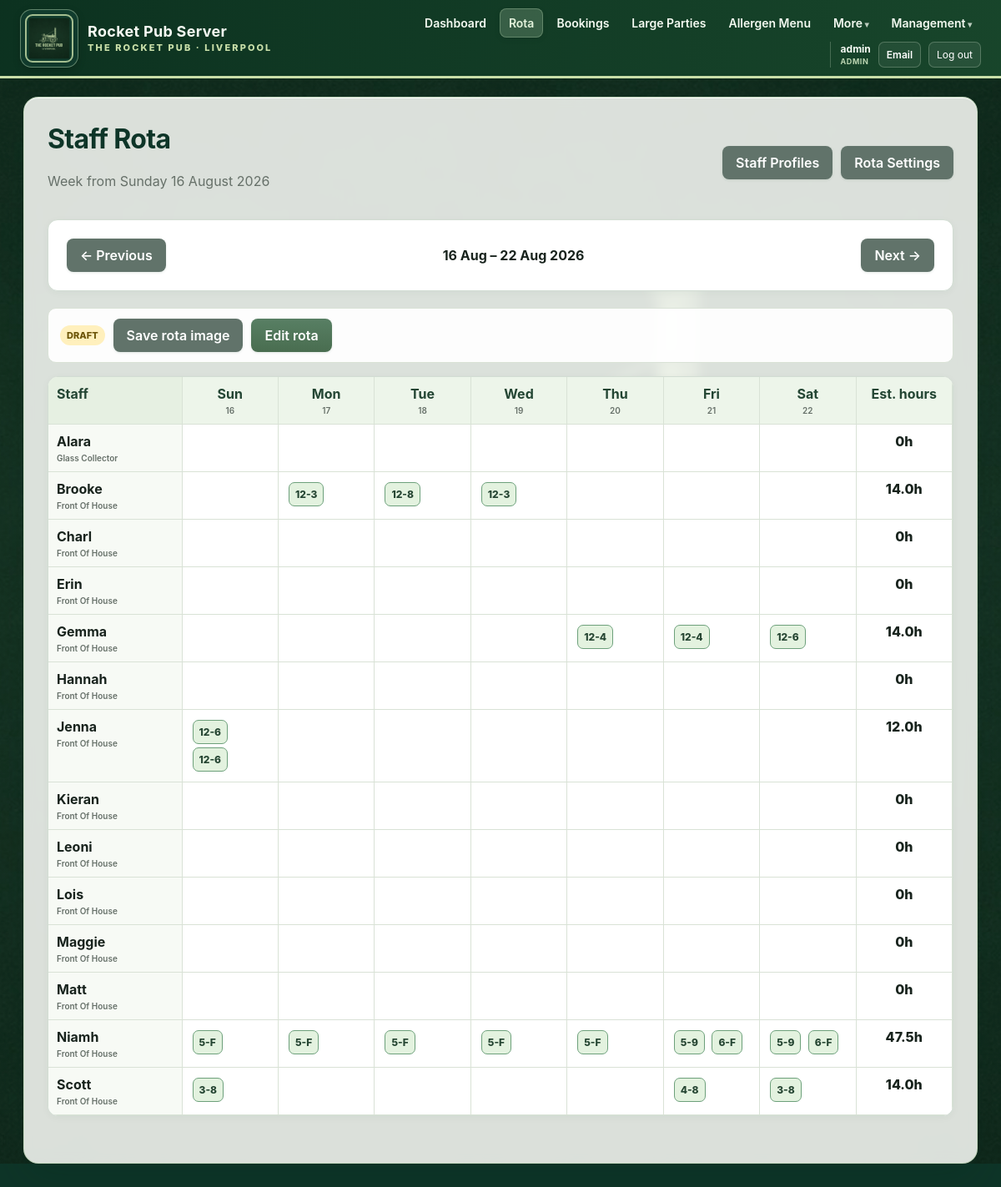
/rota (signed in), run on the app's committed database.
### app/models.py (models this page shows, shortened)
class AppUser(db.Model):
    id = db.Column(db.Integer, primary_key=True)
    username = db.Column(
        db.String(80),
        nullable=False,
        unique=True,
        index=True,
    )
    password_hash = db.Column(db.String(255), nullable=False)
    role = db.Column(
        db.String(20),
        nullable=False,
        default="staff",
        index=True,
    )
    must_change_password = db.Column(
        db.Boolean,
        nullable=False,
        default=True,
    )
    email = db.Column(db.String(255), unique=True, index=True)
    pending_email = db.Column(db.String(255))
    email_verified = db.Column(db.Boolean, nullable=False, default=False)
    email_verification_code_hash = db.Column(db.String(255))
    email_verification_expires_at = db.Column(db.DateTime)
    password_reset_code_hash = db.Column(db.String(255))
    password_reset_expires_at = db.Column(db.DateTime)
    active = db.Column(db.Boolean, nullable=False, default=True)
    created_at = db.Column(db.DateTime, default=datetime.utcnow)
    last_login_at = db.Column(db.DateTime)
    @property
    def is_manager(self):
        return self.role in {"manager", "admin"}

class RotaWeek(db.Model):
    id = db.Column(db.Integer, primary_key=True)
    week_start = db.Column(db.Date, nullable=False, unique=True, index=True)
    status = db.Column(db.String(20), nullable=False, default="draft", index=True)
    notes = db.Column(db.String(500))
    created_by_user_id = db.Column(db.Integer, db.ForeignKey("app_user.id"))
    published_by_user_id = db.Column(db.Integer, db.ForeignKey("app_user.id"))
    created_at = db.Column(db.DateTime, default=datetime.utcnow)
    updated_at = db.Column(
        db.DateTime,
        default=datetime.utcnow,
        onupdate=datetime.utcnow,
    )
    published_at = db.Column(db.DateTime)
    created_by = db.relationship("AppUser", foreign_keys=[created_by_user_id])
    published_by = db.relationship("AppUser", foreign_keys=[published_by_user_id])
    shifts = db.relationship(
        "RotaShift",
        back_populates="rota_week",
        cascade="all, delete-orphan",
    )

class StaffProfile(db.Model):
    id = db.Column(db.Integer, primary_key=True)
    user_id = db.Column(
        db.Integer,
        db.ForeignKey("app_user.id"),
        unique=True,
        index=True,
    )
    display_name = db.Column(db.String(100), nullable=False, unique=True, index=True)
    work_role = db.Column(
        db.String(30),
        nullable=False,
        default="front_of_house",
        index=True,
    )
    employment_type = db.Column(
        db.String(20),
        nullable=False,
        default="regular",
    )
    target_hours = db.Column(db.Float, nullable=False, default=0)
    max_hours = db.Column(db.Float, nullable=False, default=40)
    rota_notes = db.Column(db.String(300))
    active = db.Column(db.Boolean, nullable=False, default=True)
    created_at = db.Column(db.DateTime, default=datetime.utcnow)
    user = db.relationship("AppUser")
    availability_rules = db.relationship(
        "StaffAvailabilityRule",
        back_populates="staff",
        cascade="all, delete-orphan",
    )
    diary_entries = db.relationship(
        "StaffDiaryEntry",
        back_populates="staff",
        cascade="all, delete-orphan",
    )
    shifts = db.relationship(
        "RotaShift",
        back_populates="staff",
        cascade="all, delete-orphan",
    )

class RotaShift(db.Model):
    id = db.Column(db.Integer, primary_key=True)
    rota_week_id = db.Column(
        db.Integer,
        db.ForeignKey("rota_week.id"),
        nullable=False,
        index=True,
    )
    staff_id = db.Column(
        db.Integer,
        db.ForeignKey("staff_profile.id"),
        nullable=False,
        index=True,
    )
    shift_date = db.Column(db.Date, nullable=False, index=True)
    start_time = db.Column(db.Time, nullable=False)
    end_time = db.Column(db.Time)
    end_is_finish = db.Column(db.Boolean, nullable=False, default=False)
    shift_role = db.Column(
        db.String(30),
        nullable=False,
        default="front_of_house",
    )
    note = db.Column(db.String(250))
    auto_suggested = db.Column(db.Boolean, nullable=False, default=False)
    created_at = db.Column(db.DateTime, default=datetime.utcnow)
    rota_week = db.relationship("RotaWeek", back_populates="shifts")
    staff = db.relationship("StaffProfile", back_populates="shifts")

### app/routes.py (the view, shortened to what this page needs)
@main.route("/rota")
def rota_home():
    selected_text = request.args.get("week")
    if selected_text:
        try:
            selected = datetime.strptime(selected_text, "%Y-%m-%d").date()
        except ValueError:
            selected = date.today()
    else:
        selected = date.today()
    week_start = sunday_for_date(selected)
    week = db.session.scalar(
        db.select(RotaWeek).where(
            RotaWeek.week_start == week_start
        )
    )
    if week and week.status == "draft" and not current_user().is_manager:
        week = None
    previous_start = week_start - timedelta(days=7)
    next_start = week_start + timedelta(days=7)
    my_profile = current_staff_profile()
    my_shifts = []
    profiles = days = shift_map = hours = None
    if week:
        profiles, days, shift_map, hours = rota_context(week)
    swaps = []
    return render_template(
        "rota.html",
        week=week,
        week_start=week_start,
        previous_start=previous_start,
        next_start=next_start,
        profiles=profiles or [],
        days=days or [week_start + timedelta(days=i) for i in range(7)],
        shift_map=shift_map or {},
        hours=hours or {},
        my_profile=my_profile,
        my_shifts=my_shifts,
        swaps=swaps,
        shift_label=shift_label,
    )

### app/routes.py (called while the page is built)
def current_user():
    return getattr(g, "current_user", None)

@main.app_context_processor
def inject_current_user():
    return {
        "current_user": current_user(),
    }

def sunday_for_date(value):
    days_since_sunday = (value.weekday() + 1) % 7
    return value - timedelta(days=days_since_sunday)

def current_staff_profile():
    user = current_user()
    if not user:
        return None
    return db.session.scalar(
        db.select(StaffProfile).where(
            StaffProfile.user_id == user.id
        )
    )

def time_label(value):
    if value is None:
        return ""
    hour = value.hour
    minute = value.minute
    suffix = ""
    display_hour = hour
    if hour == 0:
        display_hour = 12
    elif hour > 12:
        display_hour = hour - 12
    return (
        str(display_hour)
        if minute == 0
        else f"{display_hour}:{minute:02d}"
    )

def shift_label(shift):
    end = "F" if shift.end_is_finish else time_label(shift.end_time)
    return f"{time_label(shift.start_time)}-{end}"

def estimated_finish_for_date(shift_date):
    row = db.session.scalar(
        db.select(RotaFinishSetting).where(
            RotaFinishSetting.weekday == shift_date.weekday()
        )
    )
    return row.estimated_finish if row else None

def projected_shift_hours(shift):
    end = (
        estimated_finish_for_date(shift.shift_date)
        if shift.end_is_finish
        else shift.end_time
    )
    if not end:
        return 0
    start_minutes = shift.start_time.hour * 60 + shift.start_time.minute
    end_minutes = end.hour * 60 + end.minute
    if end_minutes <= start_minutes:
        end_minutes += 24 * 60
    return round((end_minutes - start_minutes) / 60, 2)

def projected_hours_for_profile(profile, week):
    return round(
        sum(
            projected_shift_hours(shift)
            for shift in week.shifts
            if shift.staff_id == profile.id
        ),
        2,
    )

### app/templates/rota.html (shortened to what this page needs)
{% extends "base.html" %}
{% block content %}
<div class="page-heading">
    <div>
        <h1>Staff Rota</h1>
        <p>Week from Sunday {{ week_start.strftime("%d %B %Y") }}</p>
    </div>
    {% if current_user.is_manager %}
    <div class="heading-actions">
        <a class="button secondary" href="{{ url_for('main.rota_profiles') }}">Staff Profiles</a>
        <a class="button secondary" href="{{ url_for('main.rota_settings') }}">Rota Settings</a>
    </div>
    {% endif %}
</div>
<div class="week-switcher card">
    <a class="button secondary"
       href="{{ url_for('main.rota_home', week=previous_start.isoformat()) }}">← Previous</a>
    <strong>{{ week_start.strftime("%d %b") }} – {{ days[-1].strftime("%d %b %Y") }}</strong>
    <a class="button secondary"
       href="{{ url_for('main.rota_home', week=next_start.isoformat()) }}">Next →</a>
</div>
{% if not week %}
    <div class="card empty-rota">
        <h2>No issued rota for this week</h2>
        {% if current_user.is_manager %}
            <p>Create it as a draft, build the shifts, then issue it when ready.</p>
            <form method="post" action="{{ url_for('main.rota_create') }}">
                <input type="hidden" name="week_start" value="{{ week_start.isoformat() }}">
                <button class="button" type="submit">Create draft rota</button>
            </form>
        {% else %}
            <p>The rota has not been issued yet.</p>
        {% endif %}
    </div>
{% else %}
    <div class="rota-status-strip">
        <span class="rota-status rota-status-{{ week.status }}">{{ week.status|title }}</span>
        <a class="button secondary"
           href="{{ url_for('main.rota_image', rota_id=week.id) }}">
            Save rota image
        </a>
        {% if current_user.is_manager %}
            <a class="button" href="{{ url_for('main.rota_edit', rota_id=week.id) }}">
                Edit rota
            </a>
        {% endif %}
    </div>
    <div class="card rota-table-card">
        <div class="rota-scroll">
            <table class="rota-table">
                <thead>
                    <tr>
                        <th>Staff</th>
                        {% for day in days %}
                            <th>
                                {{ day.strftime("%a") }}
                                <small>{{ day.strftime("%d") }}</small>
                            </th>
                        {% endfor %}
                        <th>Est. hours</th>
                    </tr>
                </thead>
                <tbody>
                    {% for profile in profiles %}
                    <tr>
                        <th>
                            {{ profile.display_name }}
                            <small>{{ profile.work_role.replace("_", " ")|title }}</small>
                        </th>
                        {% for day in days %}
                        <td>
                            {% for shift in shift_map.get((profile.id, day), []) %}
                                <span class="rota-shift-chip
                                    {% if shift.auto_suggested %}suggested{% endif %}">
                                    {{ shift_label(shift) }}
                                </span>
                            {% endfor %}
                        </td>
                        {% endfor %}
                        <td class="rota-hours">{{ hours.get(profile.id, 0) }}h</td>
                    </tr>
                    {% endfor %}
                </tbody>
            </table>
        </div>
    </div>
{% endif %}
{% endblock %}

### app/templates/base.html (shortened to what this page needs)
<!doctype html>
<html lang="en">
<head>
    <link rel="stylesheet"
          href="{{ url_for('static', filename='css/style.css') }}">
</head>
<body>
<header class="topbar">
    <a class="brand"
       href="{{ url_for('main.dashboard') }}"
       aria-label="Rocket Pub Server dashboard">
        <span class="brand-logo-frame">
            <img src="{{ url_for('static', filename='images/rocket-pub-header-logo.png') }}"
                 alt="The Rocket Pub Liverpool logo">
        </span>
        <span class="brand-copy">
            <strong>Rocket Pub Server</strong>
            <small>The Rocket Pub · Liverpool</small>
        </span>
    </a>
    {% if current_user %}
    <nav class="main-nav">
        <a class="{% if request.endpoint == 'main.dashboard' %}active{% endif %}"
           href="{{ url_for('main.dashboard') }}">Dashboard</a>
        <a class="{% if request.endpoint and request.endpoint.startswith('main.rota') %}active{% endif %}"
           href="{{ url_for('main.rota_home') }}">Rota</a>
        <a class="{% if request.endpoint in ['main.bookings', 'main.new_booking', 'main.edit_booking'] %}active{% endif %}"
           href="{{ url_for('main.bookings') }}">Bookings</a>
        <a class="{% if request.endpoint in ['main.large_parties', 'main.new_large_party', 'main.edit_large_party'] %}active{% endif %}"
           href="{{ url_for('main.large_parties') }}">Large Parties</a>
        <a class="{% if request.endpoint in ['main.allergen_menu', 'main.allergen_new', 'main.allergen_edit'] %}active{% endif %}"
           href="{{ url_for('main.allergen_menu') }}">Allergen Menu</a>
        <details class="nav-menu">
            <summary>More</summary>
        </details>
        {% if current_user.is_manager %}
            <details class="nav-menu management-menu">
                <summary>Management</summary>
            </details>
        {% endif %}
        <div class="account-menu">
            <span>
                {{ current_user.username }}
                <small>{{ current_user.role|title }}</small>
            </span>
            <a class="topbar-account-link"
               href="{{ url_for('main.email_setup') }}">
                Email
            </a>
            <form method="post" action="{{ url_for('main.logout') }}">
                <button type="submit" class="topbar-logout">Log out</button>
            </form>
        </div>
    </nav>
    {% endif %}
</header>
<main class="container">
    {% block content %}{% endblock %}
</main>
</body>
</html>

### data on the page
AppUser: username "admin", role "ADMIN"
RotaWeek: status "DRAFT"
StaffProfile: display_name "Alara", work_role.replace "Glass Collector", get "0"
StaffProfile: display_name "Brooke", work_role.replace "Front Of House", get "14.0"
RotaShift: end_is_finish+end_time+start_time "12-3"
RotaShift: end_is_finish+end_time+start_time "12-8"
RotaShift: end_is_finish+end_time+start_time "12-3"
StaffProfile: display_name "Charl", work_role.replace "Front Of House", get "0"
StaffProfile: display_name "Erin", work_role.replace "Front Of House", get "0"
StaffProfile: display_name "Gemma", work_role.replace "Front Of House", get "14.0"
RotaShift: end_is_finish+end_time+start_time "12-4"
RotaShift: end_is_finish+end_time+start_time "12-4"
RotaShift: end_is_finish+end_time+start_time "12-6"
StaffProfile: display_name "Hannah", work_role.replace "Front Of House", get "0"
StaffProfile: display_name "Jenna", work_role.replace "Front Of House", get "12.0"
RotaShift: end_is_finish+end_time+start_time "12-6"
RotaShift: end_is_finish+end_time+start_time "12-6"
StaffProfile: display_name "Kieran", work_role.replace "Front Of House", get "0"
StaffProfile: display_name "Leoni", work_role.replace "Front Of House", get "0"
StaffProfile: display_name "Lois", work_role.replace "Front Of House", get "0"
StaffProfile: display_name "Maggie", work_role.replace "Front Of House", get "0"
StaffProfile: display_name "Matt", work_role.replace "Front Of House", get "0"
StaffProfile: display_name "Niamh", work_role.replace "Front Of House", get "47.5"
RotaShift: end_is_finish+start_time "5-F"
RotaShift: end_is_finish+start_time "5-F"
RotaShift: end_is_finish+start_time "5-F"
RotaShift: end_is_finish+start_time "5-F"
RotaShift: end_is_finish+start_time "5-F"
RotaShift: end_is_finish+end_time+start_time "5-9"
RotaShift: end_is_finish+start_time "6-F"
RotaShift: end_is_finish+end_time+start_time "5-9"
RotaShift: end_is_finish+start_time "6-F"
StaffProfile: display_name "Scott", work_role.replace "Front Of House", get "14.0"
RotaShift: end_is_finish+end_time+start_time "3-8"
RotaShift: end_is_finish+end_time+start_time "4-8"
RotaShift: end_is_finish+end_time+start_time "3-8"

### other printed values
{{ week_start.strftime("%d %B %Y") }} "16 August 2026"
{{ week_start.strftime("%d %b") }} "16 Aug"
{{ days[-1].strftime("%d %b %Y") }} "22 Aug 2026"
{{ day.strftime("%a") }} "Sun" "Mon" "Tue" "Wed" "Thu" "Fri" "Sat"
{{ day.strftime("%d") }} "16" "17" "18" "19" "20" "21" "22"
